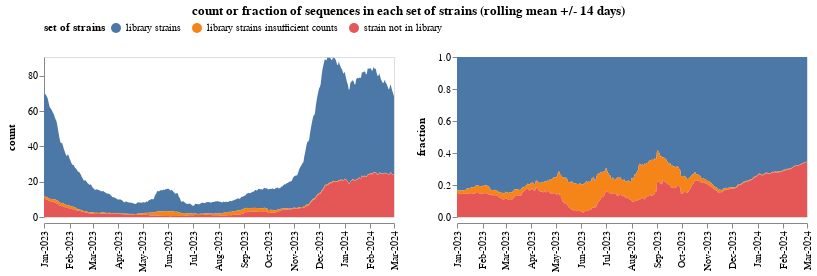

Here is the notebook cell this chart was saved with:
### Markdown cell above
Plot number of strains in each group as a function of date:

### Code cell
# we create an integer days columns so we can impute missing days
grouped_counts_by_date = (
    filtered_counts_by_date
    .assign(
        set_of_strains=lambda x: x["variant"].map(
            lambda v: (
                "library strains"
                if v not in {INSUFFICIENT_COUNTS, NOT_IN_LIBRARY}
                else v
            ),
        )
    )
    .groupby(["set_of_strains", "date"], as_index=False)
    .aggregate({"sequences": "sum"})
)

grouped_counts_by_date_chart = (
    alt.Chart(grouped_counts_by_date)
    .transform_window(
        count="mean(sequences)",
        groupby=["set_of_strains"],
        frame=[-plot_window_frame_days, plot_window_frame_days],
    )
    .transform_joinaggregate(total_count="sum(count)", groupby=["date"])
    .transform_calculate(fraction=alt.datum.count / alt.datum.total_count)
    .transform_fold(
        fold=["count", "fraction"],
        as_=["statistic", "count_or_fraction"],
    )
    .encode(
        alt.X("date", title=None, axis=alt.Axis(grid=False, format="%b-%Y", labelAngle=-90)),
        alt.Y(
            "count_or_fraction:Q",
            axis=alt.Axis(grid=False),
            title=None,
            scale=alt.Scale(nice=False)
        ),
        alt.Fill(
            "set_of_strains",
            title="set of strains",
            legend=alt.Legend(orient="top", labelLimit=500, titleOrient="left"),
        ),
        alt.Column(
            "statistic:N",
            title=None,
            header=alt.Header(orient="left", labelFontStyle="bold", labelFontSize=11)
        ),
        tooltip=[
            "set_of_strains",
            "date",
            "statistic:N",
            alt.Tooltip("count_or_fraction:Q", format=".2f"),
        ],
    )
    .mark_area()
    .properties(
        width=350,
        height=160,
        title=alt.TitleParams(
            (
                "count or fraction of sequences in each set of strains "
                f"(rolling mean +/- {plot_window_frame_days} days)"
            ),
            anchor="middle",
        )
    )
    .resolve_scale(y="independent")
)

grouped_counts_by_date_chart

### Figure 1 — Vega-Lite specification as saved in the notebook (floating-point values rounded to 4 significant figures; data arrays with more than 128 entries replaced by an {"elided": "..."} marker saying what was removed)
{"config": {"view": {"continuousWidth": 300, "continuousHeight": 300}}, "data": {"name": "data-85a4a98cc7f4314fdcef129a1c45bd13"}, "mark": {"type": "area"}, "encoding": {"column": {"field": "statistic", "header": {"labelFontSize": 11, "labelFontStyle": "bold", "orient": "left"}, "title": null, "type": "nominal"}, "fill": {"field": "set_of_strains", "legend": {"labelLimit": 500, "orient": "top", "titleOrient": "left"}, "title": "set of strains", "type": "nominal"}, "tooltip": [{"field": "set_of_strains", "type": "nominal"}, {"field": "date", "type": "temporal"}, {"field": "statistic", "type": "nominal"}, {"field": "count_or_fraction", "format": ".2f", "type": "quantitative"}], "x": {"axis": {"format": "%b-%Y", "grid": false, "labelAngle": -90}, "field": "date", "title": null, "type": "temporal"}, "y": {"axis": {"grid": false}, "field": "count_or_fraction", "scale": {"nice": false}, "title": null, "type": "quantitative"}}, "height": 160, "resolve": {"scale": {"y": "independent"}}, "title": {"text": "count or fraction of sequences in each set of strains (rolling mean +/- 14 days)", "anchor": "middle"}, "transform": [{"window": [{"op": "mean", "field": "sequences", "as": "count"}], "frame": [-14, 14], "groupby": ["set_of_strains"]}, {"joinaggregate": [{"op": "sum", "field": "count", "as": "total_count"}], "groupby": ["date"]}, {"calculate": "(datum.count / datum.total_count)", "as": "fraction"}, {"fold": ["count", "fraction"], "as": ["statistic", "count_or_fraction"]}], "width": 350, "$schema": "https://vega.github.io/schema/vega-lite/v5.20.1.json", "datasets": {"data-85a4a98cc7f4314fdcef129a1c45bd13": {"elided": "1275 records"}}}
